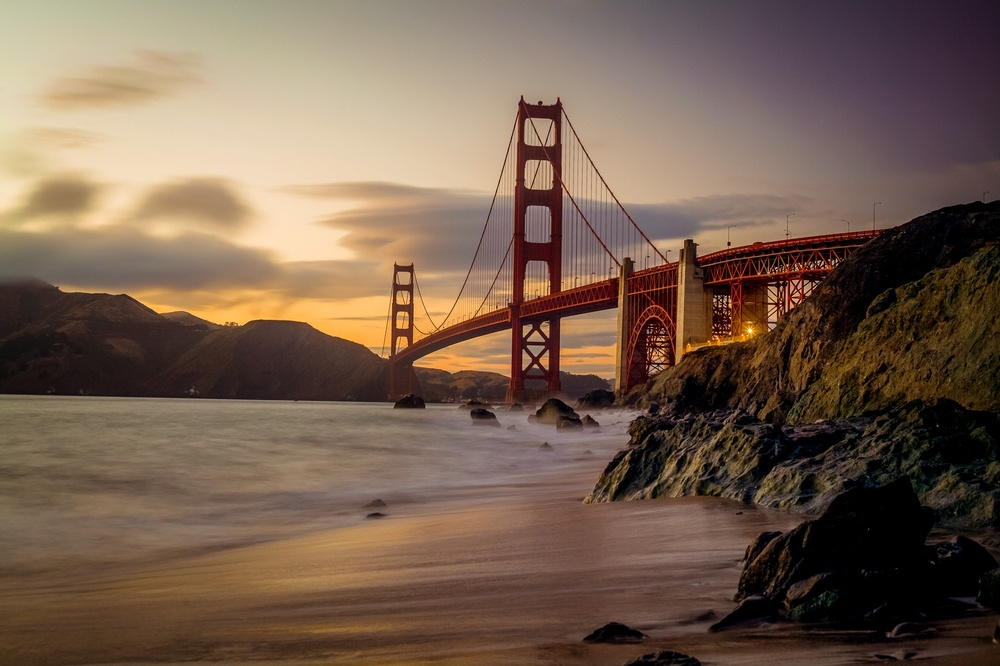
#> input picture images/goldengate.jpg, 1000 x 666 px, shrunk from 2000 x 1333 before the run
$ jupyter execute 'fundamentals of image.ipynb'
#> lines starting #> are read from the running program, lines starting #| are printed output that depends on the picture
[cell 1]
import cv2
image = cv2.imread('./images/goldengate.jpg')
#> image is the input picture: shape (666, 1000, 3); mean B, G, R 79.2, 95.8, 118

print(image)
#> (printed output is left out)

[cell 2]
#show an image
cv2.imshow('output', image)
cv2.waitKey()
cv2.destroyAllWindows()

[cell 3]
#color conversion

gray = cv2.cvtColor(image, cv2.COLOR_BGR2GRAY)
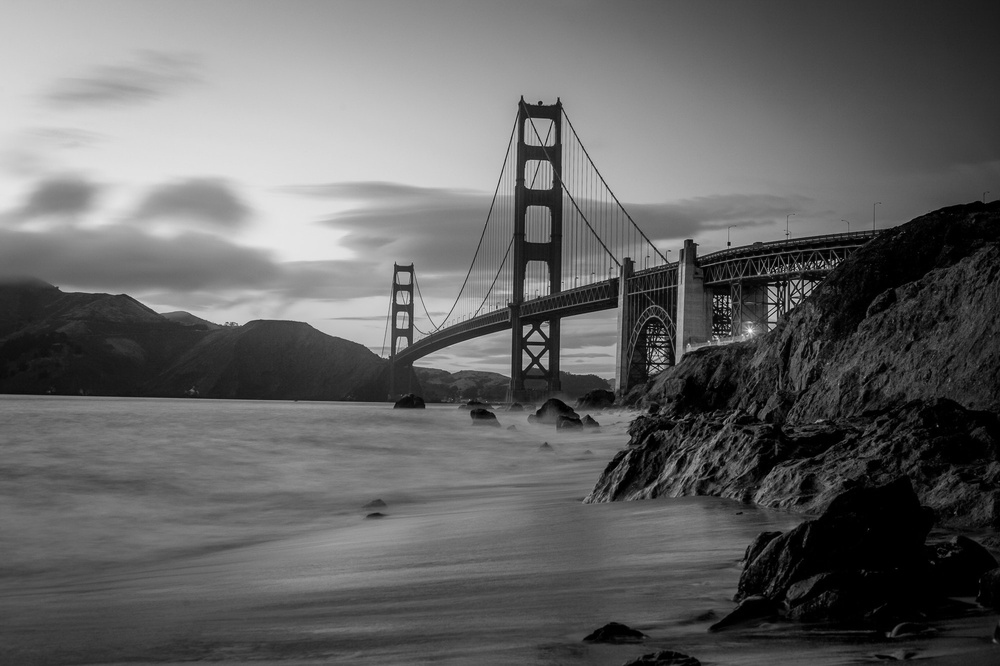
#> gray: shape (666, 1000); min 0, max 249, mean 100.5
cv2.imshow('output', gray)
cv2.waitKey()
cv2.destroyAllWindows()

[cell 4]
# Create a blank image
import numpy as np

image = np.zeros((100, 100)) # 100 rows, 100 cols
cv2.imshow('output', image)
cv2.waitKey()
cv2.destroyAllWindows()

[cell 5]
# Checking the value of each pixel

for row in range(50):
    for col in range(50):
        print("Row : ",row,"Col :", col)
        print(image[row][col])

[cell 6]
#changing the value of each pixel
import random

#help(random.randint)

for row in range(100):
    for col in range(100):
        print("Row : ",row,"Col :", col)
        image[row][col] = int(random.randint(100,240))
        print(image[row][col])

[cell 7]
cv2.imshow('output', image)
cv2.waitKey()
cv2.destroyAllWindows()

[cell 8]
cv2.imwrite('output.png', image)
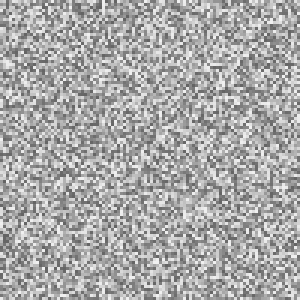
#> saved as output.png: shape (100, 100) (shown 3 times larger); min 100, max 240, mean 169.3

$ run again, with images/carromBoard_1.jpg copied over images/goldengate.jpg
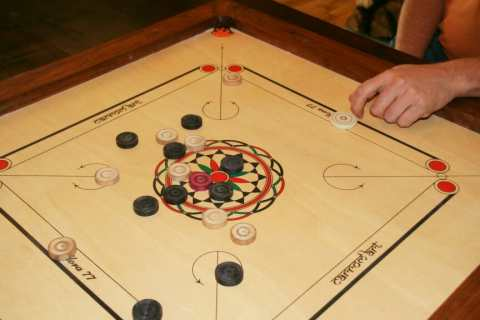
#> input picture images/carromBoard_1.jpg, 480 x 320 px
#> image is the input picture: shape (320, 480, 3); mean B, G, R 87.6, 137, 176.5
#> (printed output is left out)
#> `gray = cv2.cvtColor(image, cv2.COLOR_BGR2GRAY)`:
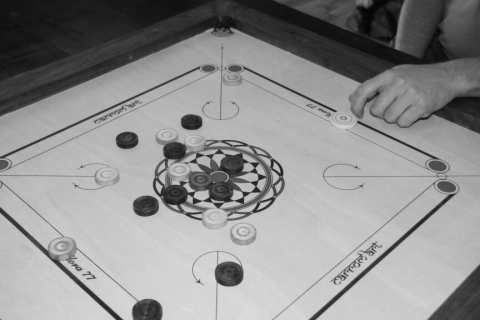
#> gray: shape (320, 480); min 2, max 238, mean 143.2

$ run again, with images/carromBoard_2.jpg copied over images/goldengate.jpg
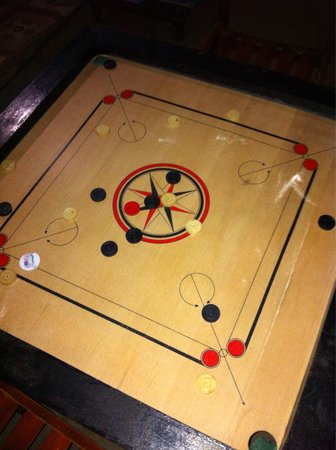
#> input picture images/carromBoard_2.jpg, 336 x 450 px
#> image is the input picture: shape (450, 336, 3); mean B, G, R 60.1, 98.5, 131
#> (printed output is left out)
#> `gray = cv2.cvtColor(image, cv2.COLOR_BGR2GRAY)`:
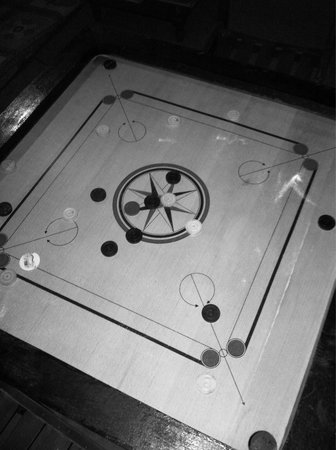
#> gray: shape (450, 336); min 0, max 254, mean 103.8
